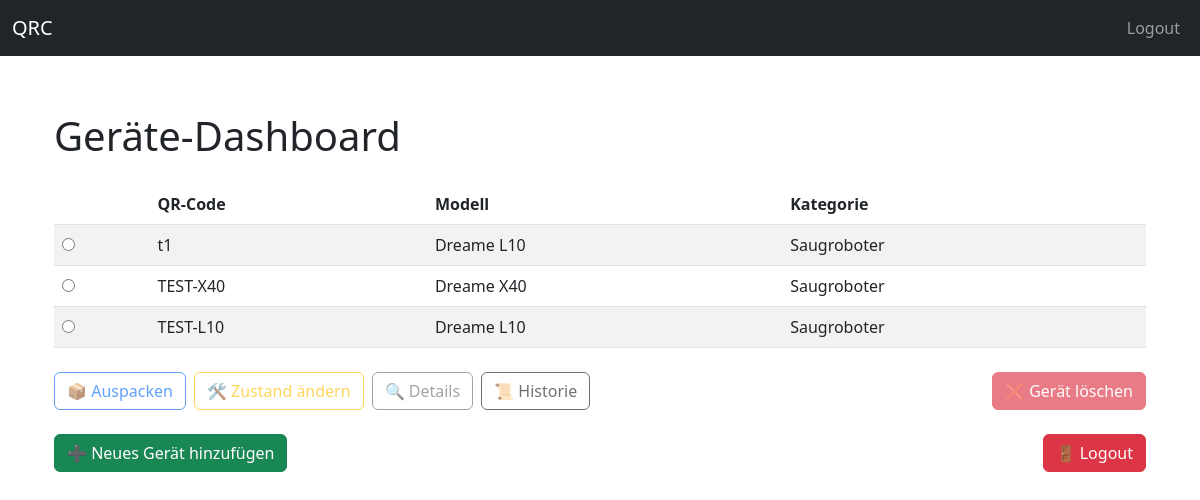
The page /benutzer/dashboard (signed in) on the database its author committed.
### models/geraet_db.py (models this page shows)
class Geraet(db.Model):
    __tablename__ = "geraete"
    id = db.Column(db.Integer, primary_key=True)
    qrcode = db.Column(db.String, unique=True, nullable=False)
    modell_id = db.Column(db.Integer, db.ForeignKey("modell.id"), nullable=False)
    zustand_id = db.Column(db.Integer, db.ForeignKey("zustaende.id"), nullable=False)
    benutzer_id = db.Column(db.Integer, db.ForeignKey("benutzer.id"), nullable=False)
    modell = db.relationship("Modell", back_populates="geraete")
    zustand = db.relationship("Zustand")
    benutzer = db.relationship("Benutzer", backref="geraete")
    historie = db.relationship("Historie", backref="geraet", lazy=True)
    module = db.relationship("Modul", back_populates="geraet", cascade="all, delete-orphan")
    teile = db.relationship("Teil", back_populates="geraet")

### models/modell_db.py (models this page shows, shortened)
class Modell(db.Model):
    __tablename__ = "modell"
    id = db.Column(db.Integer, primary_key=True, index=True)
    name = db.Column(db.String(100), unique=True, nullable=False, index=True)
    kategorie_id = db.Column(db.Integer, db.ForeignKey("kategorie.id"), nullable=False)
    kategorie = db.relationship("Kategorie", back_populates="modelle")
    geraete = db.relationship("Geraet", back_populates="modell")
    module = db.relationship(Modul, back_populates="modell", cascade="all, delete-orphan")

### models/kategorie_db.py (models this page shows, shortened)
class Kategorie(db.Model):
    __tablename__ = "kategorie"
    id = db.Column(db.Integer, primary_key=True)
    name = db.Column(db.String(100), nullable=False, unique=True)
    modelle = db.relationship("Modell", back_populates="kategorie", lazy=True)

### app/routes/benutzer_routes.py (the view)
@benutzer_bp.route("/benutzer/dashboard")
@login_required
def dashboard():
    geraete = (
        GeraetDB.query
        .filter_by(benutzer_id=current_user.id)
        .order_by(GeraetDB.id.desc())  # sortiert nach zuletzt erstelltem Gerät
        .all()
    )
    return render_template("dashboard.html", geraete=geraete)

### app/app.py (called while the page is built)
@login_manager.user_loader
def load_user(user_id):
    return Benutzer.query.get(int(user_id))

### models/benutzer_db.py (called while the page is built)
    @property
    def ist_admin(self):
        return self.rolle == "admin"

### app/templates/dashboard.html (shortened to what this page needs)
{% extends "base.html" %}
{% block content %}
<div class="container mt-5">
  <h1 class="mb-4">Geräte-Dashboard</h1>
  {% if geraete %}
  <div id="geraeteForm">
    <table class="table table-striped align-middle">
      <thead>
        <tr>
          <th></th>
          <th>QR-Code</th>
          <th>Modell</th>
          <th>Kategorie</th>
        </tr>
      </thead>
      <tbody>
        {% for geraet in geraete %}
        <tr>
          <td>
            <input type="radio" name="geraet_id" value="{{ geraet.id }}" data-qrcode="{{ geraet.qrcode }}">
          </td>
          <td>{{ geraet.qrcode }}</td>
          <td>{{ geraet.modell.name }}</td>
          <td>{{ geraet.modell.kategorie.name }}</td>
        </tr>
        {% endfor %}
      </tbody>
    </table>
    <div class="d-flex gap-2 mt-4 flex-wrap justify-content-between">
      <div class="d-flex gap-2 flex-wrap">
        <a id="btn-auspacken" href="#" class="btn btn-outline-primary disabled">📦 Auspacken</a>
        <a id="btn-zustand" href="#" class="btn btn-outline-warning disabled">🛠 Zustand ändern</a>
        <a id="btn-details" href="#" class="btn btn-outline-secondary disabled">🔍 Details</a>
        <a id="btn-historie" href="#" class="btn btn-outline-dark disabled">📜 Historie</a>
      </div>
      {% if current_user.ist_admin %}
      <form id="loeschenForm" method="POST" action="#" class="d-inline">
        <button id="btn-loeschen" type="submit" class="btn btn-danger disabled" onclick="return confirm('Gerät wirklich löschen?');">❌ Gerät löschen</button>
      </form>
      {% endif %}
    </div>
  </div>
  {% else %}
    <div class="alert alert-info">
      Noch keine Geräte vorhanden.
    </div>
  {% endif %}
  <div class="mt-4">
    <a href="{{ url_for('geraete.geraet_neu') }}" class="btn btn-success">➕ Neues Gerät hinzufügen</a>
    <a href="{{ url_for('login.logout') }}" class="btn btn-danger float-end">🚪 Logout</a>
  </div>
</div>
{% endblock %}

### app/templates/base.html (style rules this page uses)
body { padding-top: 4rem; }

### rows shown on the page
Geraet: qrcode "t1", modell.name "Dreame L10", modell.kategorie.name "Saugroboter"
Geraet: qrcode "TEST-X40", modell.name "Dreame X40", modell.kategorie.name "Saugroboter"
Geraet: qrcode "TEST-L10", modell.name "Dreame L10", modell.kategorie.name "Saugroboter"
